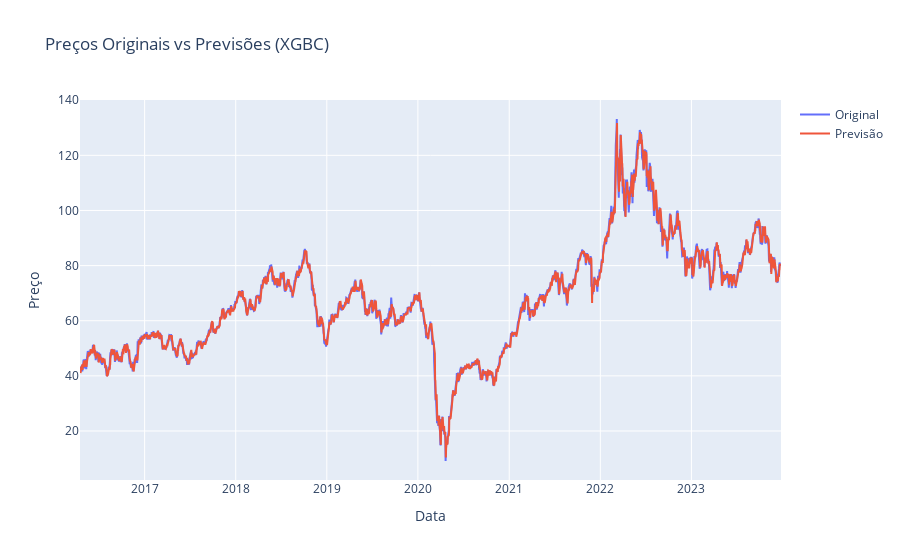

The notebook cell this image was saved under:
### Code cell
# Gráfico em plotly
import plotly.graph_objects as go

fig = go.Figure()
fig.add_trace(go.Scatter(x=df_modelo['dt'].iloc[-len(y_test):], y=y_test, mode='lines', name='Original'))
fig.add_trace(go.Scatter(x=df_modelo['dt'].iloc[-len(y_test):], y=previsoes, mode='lines', name='Previsão'))

fig.update_layout(title='Preços Originais vs Previsões (XGBC)',
                   xaxis_title='Data',
                   yaxis_title='Preço')
fig.show()

### Figure 1 — Plotly figure (JSON) as saved in the notebook; plotly's stock layout.template omitted (floating-point values rounded to 4 significant figures; data arrays with more than 128 entries replaced by an {"elided": "..."} marker saying what was removed)
{"data": [{"mode": "lines", "name": "Original", "type": "scatter", "x": {"elided": "2215 str values"}, "y": {"elided": "2215 float values"}}, {"mode": "lines", "name": "Previsão", "type": "scatter", "x": {"elided": "2215 str values"}, "y": {"elided": "2215 float values"}}], "layout": {"title": {"text": "Preços Originais vs Previsões (XGBC)"}, "xaxis": {"title": {"text": "Data"}}, "yaxis": {"title": {"text": "Preço"}}}}
